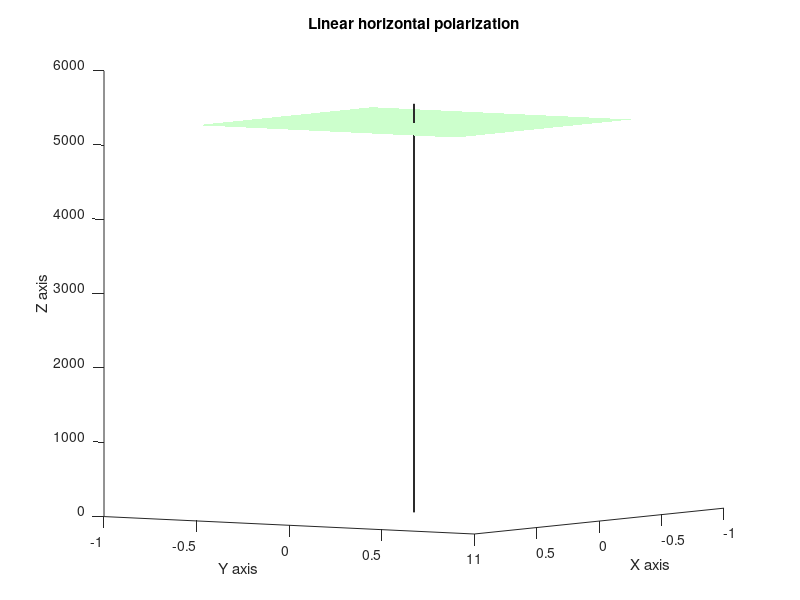

Recreate this plot in MATLAB. (Note: this script raises an error after producing the figure.)

% Script to graph different kinds of E/M wave polarization, just considering
% the propagation of a carrier (i.e. an unmodulated sinusoide) [NB: n = E x H]

close all; clearvars; clc


%% PARAMETERS

Nsteps = 100;       % Number of points for estimating wave propagation along z [ALL]
Ts = 50;            % Time step along z [ALL]

A = 1;              % Amplitude of electric and magnetic field [HVC]
Q = .5;             % Angular velocity [CE]
Amaj = 1.5;
Amin = .5;
elev = 124;         % Elevation angle for 3D graph view
azim = 4;           % Azimuth angle for 3D graph view

z = Ts*(1:Nsteps);  % Time along propagation direction
psf =.7;            % Plane scale factor
light_green = [.8 1 .8];
[Px,Py] = meshgrid(-A*psf:.1:A*psf,-A*psf:.1:A*psf);
Pz = Px-Py+1.05*z(end);

r = linspace(0,A/5) ;
th = linspace(0,2*pi) ;
[R,TH] = meshgrid(r,th) ;
X = 10\R.*cos(TH) ;
Y = 10\R.*sin(TH) ;
Z = fliplr(1000*R)+1.1*z(end);



%% LINEAR HORIZONTAL POLARIZATION [H]

y = A*cos(z);     % Magnetic field
x = A*cos(z);     % Electric field

figure; hold on
title('Linear horizontal polarization'); view(elev,azim)
xlabel('X axis'); ylabel('Y axis'); zlabel('Z axis')
time = line([0 0],[0 0],[0 z(Nsteps)+Ts*Nsteps/10],'Color','k','LineStyle','-','LineWidth',1.2);
plane = surf(Px,Py,Pz,'LineStyle','none','FaceColor',light_green);
plane.FaceAlpha = .9981;  % to set plane transparency
surf(X,Y,Z);    % Cone plot
for i=1:Nsteps
    line1 = line([0 x(i)],[0 0],[z(i) z(i)],'Color','r','LineWidth',1,'LineStyle','-');
    line2 = line([0 0],[0 y(i)],[z(i) z(i)],'Color','b','LineWidth',1,'LineStyle','-');
    plot3(x(i),0,z(i),'r.'); plot3(0,y(i),z(i),'b.')
end
legend([time,plane,line1,line2],{'Time','Wavefront plane','Electric field','Magnetic field'},'Location','NE')



%% LINEAR VERTICAL POLARIZATION [V]

y = A*cos(z);     % Electric field
x = A*cos(z);     % Magnetic field

figure; hold on
title('Linear vertical polarization'); view(elev,azim)
xlabel('Y axis'); ylabel('X axis'); zlabel('Z axis')
time = line([0 0],[0 0],[0 z(Nsteps)+Ts*Nsteps/10],'Color','k','LineStyle','-','LineWidth',1.2);
plane = surf(Px,Py,Pz,'LineStyle','none','FaceColor',light_green);
plane.FaceAlpha = .9981;  % to set plane transparency
surf(X,Y,Z);    % Cone plot
for i=1:Nsteps
    line1 = line([0 x(i)],[0 0],[z(i) z(i)],'Color','r','LineWidth',1,'LineStyle','-');
    line2 = line([0 0],[0 y(i)],[z(i) z(i)],'Color','b','LineWidth',1,'LineStyle','-');
    plot3(x(i),0,z(i),'r.'); plot3(0,y(i),z(i),'b.')
end
legend([time,plane,line1,line2],{'Time','Wavefront plane','Electric field','Magnetic field'},'Location','NE')



%% CIRCULAR POLARIZATION [C]

E(1,:) = A*cos(Q*z);
E(2,:) = A*sin(Q*z);
H(1,:) = A*cos(Q*z+pi/2);
H(2,:) = A*sin(Q*z+pi/2);

figure; hold on
title('Circular polarization'); view(elev,azim)
xlabel('X axis'); ylabel('Y axis'); zlabel('Z axis')
time = line([0 0],[0 0],[0 z(Nsteps)+Ts*Nsteps/10],'Color','k','LineStyle','-','LineWidth',1.2);
plane = surf(Px,Py,Pz,'LineStyle','none','FaceColor',light_green);
plane.FaceAlpha = .9981;  % to set plane transparency
surf(X,Y,Z);    % Cone plot
for i=1:Nsteps
    line1 = line([0 E(1,i)],[0 E(2,i)],[z(i) z(i)],'Color','r');
    line2 = line([0 H(1,i)],[0 H(2,i)],[z(i) z(i)],'Color','b');
    plot3(E(1,i),E(2,i),z(i),'r.'); plot3(H(1,i),H(2,i),z(i),'b.')
end
legend([time,plane,line1,line2],{'Time','Wavefront plane','Electric field','Magnetic field'},'Location','NE')


%% ELLIPTICAL POLARIZATION [E]

E(1,:) = Amaj*cos(Q*z);
E(2,:) = Amin*sin(Q*z);
H(1,:) = Amaj*cos(Q*z+pi/2);
H(2,:) = Amin*sin(Q*z+pi/2);

figure; hold on
title('Elliptical polarization'); view(elev,azim)
xlabel('X axis'); ylabel('Y axis'); zlabel('Z axis')
time = line([0 0],[0 0],[0 z(Nsteps)+Ts*Nsteps/10],'Color','k','LineStyle','-','LineWidth',1.2);
surf(X,Y,Z);    % Cone plot
for i=1:Nsteps
    line([0 E(1,i)],[0 E(2,i)],[z(i) z(i)],'Color','g'); line([0 H(1,i)],[0 H(2,i)],[z(i) z(i)],'Color','b')
    plot3(E(1,i),E(2,i),z(i),'g.'); plot3(H(1,i),H(2,i),z(i),'b.')
end
axis([-1.1*Amaj 1.1*Amaj -Amaj Amaj])
